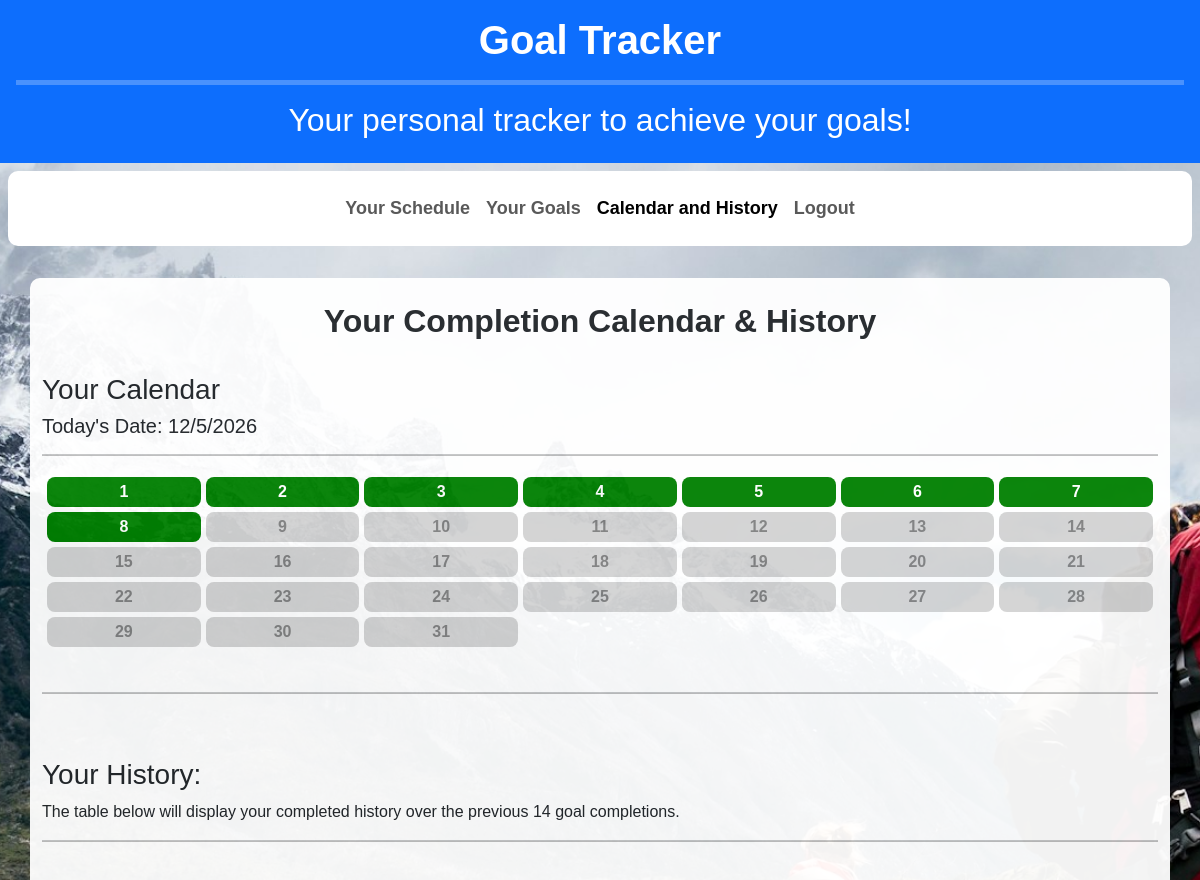
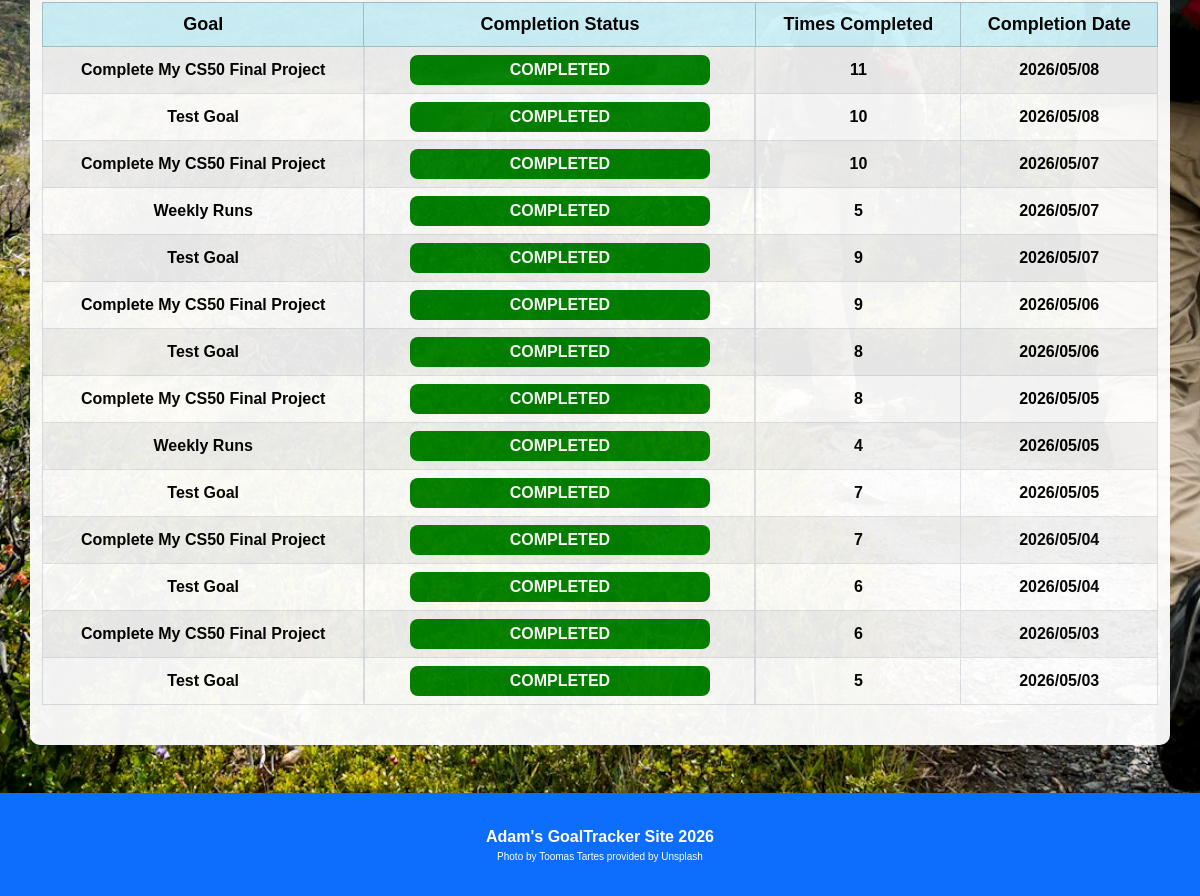
The app's page /calendar (signed in) with its own data (2 pictures, top to bottom).
### tables this page shows
CREATE TABLE "goals_completed" (
id INTEGER PRIMARY KEY AUTOINCREMENT NOT NULL,
user_id INTEGER NOT NULL,
goal_title TEXT NOT NULL,
completion_status BOOLEAN DEFAULT FALSE,
days_completed INTEGER DEFAULT 0,
date_completed TEXT NOT NULL
);

### app.py (the view)
@app.route("/calendar")
@login_required
def calendar():
    currentuserid = session["user_id"]
    existing_goals = True
    currentdate = datetime.datetime.now()
    goalcheck = db.execute(
        "SELECT COUNT(goal_title) FROM goals WHERE user_id = ?", currentuserid)
    if goalcheck[0]['COUNT(goal_title)'] == 0:
        existing_goals = False
        return render_template("calendar.html", currentdate=currentdate, existing_goals=existing_goals)
    else:
        month = currentdate.month
        if month in [1, 3, 5, 7, 8, 10, 12]:
            daycounter = range(1, 32)
        elif month in [4, 6, 9, 11]:
            daycounter = range(1, 31)
        elif month == 2:
            daycounter = range(1, 30)
        completed_days_in_month = []
        year = str(currentdate.strftime("%Y"))
        month = str(currentdate.strftime("%m"))
        for day in daycounter:
            daytocheck = str(day)
            if int(daytocheck) < 10:
                daytocheck = f"0{day}"
            completiondate = f"{year}/{month}/{daytocheck}"
            daycompletioncheck = db.execute(
                "SELECT completion_status FROM goals_completed WHERE user_id = ? AND date_completed = ?", currentuserid, completiondate)
            daycompleted = True
            if not daycompletioncheck:
                daycompleted = False
            else:
                for status in daycompletioncheck:
                    if status["completion_status"] == False:
                        daycompleted = False
                        continue
            day = {
                "daynumber": int(day),
                "completion_state": daycompleted,
            }
            completed_days_in_month.append(day)
        completedgoalslist = db.execute(
            "SELECT * FROM goals_completed WHERE user_id = ? AND completion_status = TRUE ORDER BY date_completed DESC", currentuserid)
        completedgoalscount = db.execute(
            "SELECT COUNT(goal_title) FROM goals_completed WHERE user_id = ? AND completion_status = TRUE ORDER BY date_completed DESC", currentuserid)
        completedtotal = completedgoalscount[0]['COUNT(goal_title)']
        return render_template("calendar.html", currentdate=currentdate, existing_goals=existing_goals, completed_days_in_month=completed_days_in_month, completedgoalslist=completedgoalslist, completedtotal=completedtotal)

### app.py (called while the page is built)
@app.after_request
def after_request(response):
    response.headers["Cache-Control"] = "no-cache, no-store, must-revalidate"
    response.headers["Expires"] = 0
    response.headers["Pragma"] = "no-cache"
    return response

### helpers.py (called while the page is built)
def login_required(f):
    @wraps(f)
    def decorated_function(*args, **kwargs):
        if session.get("user_id") is None:
            return redirect("/login")
        return f(*args, **kwargs)
    return decorated_function

### templates/calendar.html (shortened to what this page needs)
{% extends "layout.html" %}
{% block body %}
    <header class="header">
        <h1 class="goal_tracker_heading"><a href="/">Goal Tracker</a></h1>
        <hr>
        <h2>Your personal tracker to achieve your goals!</h2>
    </header>
    <nav class="navbar navbar-expand-lg m-2" style="background-color: white;">
        <div class="container-fluid">
            <div class="collapse navbar-collapse" id="navbarNav">
                {% if session["user_id"] %}
                    <ul class="navbar-nav mx-auto p-2">
                        <li class="nav-item">
                            <a class="nav-link" href="/">Your Schedule</a>
                        </li>
                        <li class="nav-item">
                            <a class="nav-link" href="/goals">Your Goals</a>
                        </li>
                        <li class="nav-item">
                            <a class="nav-link active" aria-current="page" href="/calendar">Calendar and History</a>
                        </li>
                        <li class="nav-item">
                            <a class="nav-link" href="/logout">Logout</a>
                        </li>
                    </ul>
                {% endif %}
            </div>
        </div>
    </nav>
    <br>
    <main class="container">
        <br>
        <h2 class="pagetitleheading">Your Completion Calendar & History</h2>
        <br>
        {% if existing_goals %}
            <h3>Your Calendar</h3>
            <h5>Today's Date: {{ currentdate.day }}/{{ currentdate.month }}/{{ currentdate.year }} </h5>
            <hr>
            <table class="calendar_table">
                <tbody>
                    <tr>
                    {% for day in completed_days_in_month %}
                        {% if day["completion_state"] == True %}
                            <td class="green_block"><strong>{{ day["daynumber"] }}</strong></td>
                        {% else %}
                            <td class="gray_block"><strong>{{ day["daynumber"] }}</strong></td>
                        {% endif %}
                        {% if day["daynumber"] is divisibleby 7 %}
                            </tr>
                            <tr>
                        {% endif %}
                    {% endfor %}
                    </tr>
                </tbody>
            </table>
            <br>
            <hr>
            <br>
            <br>
            <h3>Your History:</h3>
            <p>The table below will display your completed history over the previous 14 goal completions.</p>
            <hr>
            <br>
            <table class="table table-striped table-bordered">
                <thead>
                    <tr class="table-info">
                        <th class="table_headings">Goal</th>
                        <th class="table_headings">Completion Status</th>
                        <th class="table_headings">Times Completed</th>
                        <th class="table_headings">Completion Date</th>
                    </tr>
                </thead>
                <tbody>
                    {% for completedgoals in completedgoalslist [:14] %}
                        <tr>
                            <td class="tabledata">{{ completedgoals['goal_title'] }}</td>
                            <td class="goaltabledays"><div class="green_block"><strong>COMPLETED</strong></div></td>
                            <td class="tabledata">{{ completedgoals['days_completed'] }}</td>
                            <td class="tabledata">{{ completedgoals['date_completed'] }}</td>
                        </tr>
                    {% endfor %}
                </tbody>
            </table>
        {% else %}
            <h3 class="pagetitleheading">Your completed goals will be displayed here!</h3>
            <h5 class="pagetitleheading">Click <a href="/">here</a> to view your schedule.</h5>
        {% endif %}
        <br>
    </main>
    {% if completedtotal >= 4 %}
        <footer class="static_footer">
            <p><strong>Adam's GoalTracker Site 2026</strong></p>
            <p class="photo_info">Photo by Toomas Tartes provided by Unsplash</p>
        </footer>
    {% else %}
        <footer>
            <p><strong>Adam's GoalTracker Site 2026</strong></p>
            <p class="photo_info">Photo by Toomas Tartes provided by Unsplash</p>
        </footer>
    {% endif %}
{% endblock %}

### static/styles.css (style rules this page uses)
#body_styling { background-color: lightblue; background-image: url('toomas-tartes-Yizrl9N_eDA-unsplash_medium.jpg'); background-attachment: fixed; background-repeat: no-repeat; background-size: cover; background-position: top; font-family: sans-serif; }
.container { background-color: white; opacity: 95%; border-radius: 10px; }
.header hr { height: 5px; background-color: white; }
.header { background-color: #0d6efd; color: white; padding: 1rem; text-align: center; }
.goal_tracker_heading a { text-decoration: none; color: white; font-weight: bold; }
hr { background-color: black; height: 2px; }
.pagetitleheading, .pagesubheading { text-align: center; font-weight: bold; }
nav { font-size: large; font-weight: bold; border-radius: 10px; }
.calendar_table { border-collapse: separate; border-spacing: 5px; margin-left: auto; margin-right: auto; }
.green_block { background: green; color: white; padding: 3px; width: 300px; text-align: center; border-radius: 8px; }
.gray_block { background: lightgray; color: gray; padding: 3px; width: 300px; text-align: center; border-radius: 8px; }
.table_headings { text-align: center; vertical-align: middle; font-size: large; }
.tabledata { text-align: center; vertical-align: middle; font-weight: bold; }
.goaltabledays { display: flex; flex-wrap: wrap; justify-content: center; }
footer { background-color: #0d6efd; color: #fff; margin-top: 3rem; padding: 2rem; text-align: center; width: 100%; position: fixed; bottom: 0; }
.static_footer { position: static; }
footer p { margin: 0; }
.photo_info { font-size: x-small; }

### records on screen
goals_completed: goal_title "Complete My CS50 Final Project", days_completed "11", date_completed "2026/05/08"
goals_completed: goal_title "Test Goal", days_completed "10", date_completed "2026/05/08"
goals_completed: goal_title "Complete My CS50 Final Project", days_completed "10", date_completed "2026/05/07"
goals_completed: goal_title "Weekly Runs", days_completed "5", date_completed "2026/05/07"
goals_completed: goal_title "Test Goal", days_completed "9", date_completed "2026/05/07"
goals_completed: goal_title "Complete My CS50 Final Project", days_completed "9", date_completed "2026/05/06"
goals_completed: goal_title "Test Goal", days_completed "8", date_completed "2026/05/06"
goals_completed: goal_title "Complete My CS50 Final Project", days_completed "8", date_completed "2026/05/05"
goals_completed: goal_title "Weekly Runs", days_completed "4", date_completed "2026/05/05"
goals_completed: goal_title "Test Goal", days_completed "7", date_completed "2026/05/05"
goals_completed: goal_title "Complete My CS50 Final Project", days_completed "7", date_completed "2026/05/04"
goals_completed: goal_title "Test Goal", days_completed "6", date_completed "2026/05/04"
goals_completed: goal_title "Complete My CS50 Final Project", days_completed "6", date_completed "2026/05/03"
goals_completed: goal_title "Test Goal", days_completed "5", date_completed "2026/05/03"

### other values on screen
{{ day["daynumber"] }} "1" "2" "3" "4" "5" "6" "7" "8"
{{ day["daynumber"] }} "9" "10" "11" "12" "13" "14" "15" "16" "17" "18" "19" "20" "21" "22" "23" "24" "25" "26" "27" "28" "29" "30" "31"
